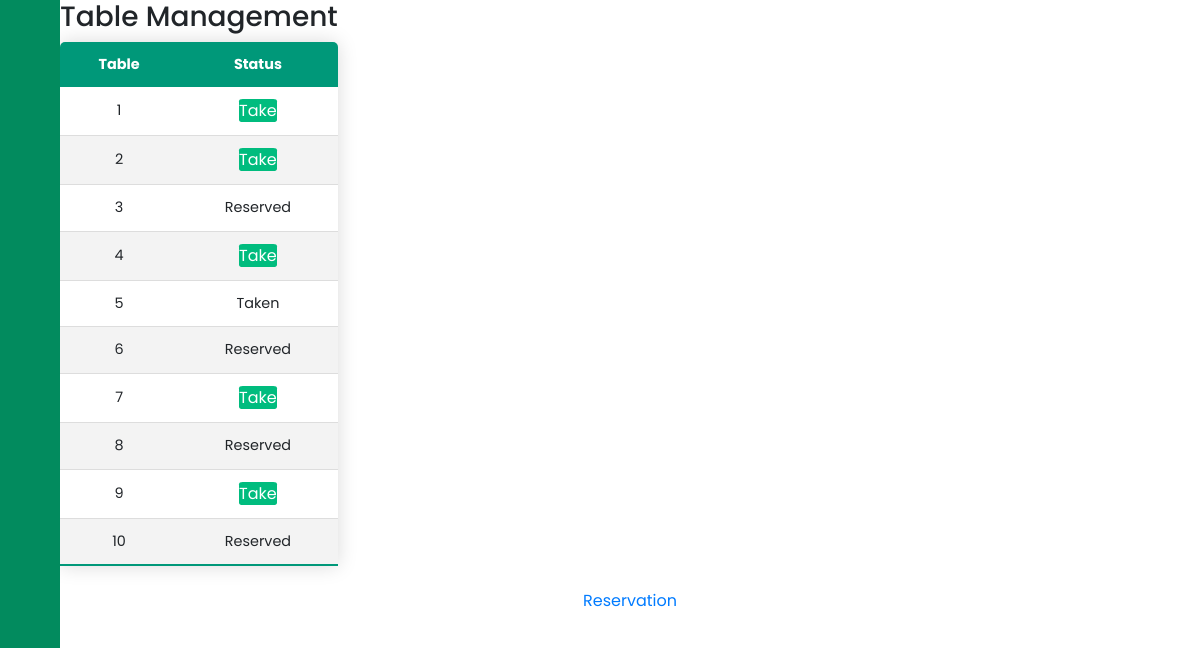
Page /product/place/ (signed in) on the committed database.
### products/models.py (models this page shows, shortened)
class Place(models.Model):
    status = models.IntegerField(blank=True, default=0)
    reserve = models.OneToOneField(
        Customer, blank=True, null=True, on_delete=models.CASCADE)

### products/views.py (the view)
# urls.py: path('place/', place_list, name='place-list'),
def place_list(request):
    if not request.user.is_authenticated:
        return render(request, "t/Login.html", {})
    rec = Pos.place_manage()
    context = {"place": rec}
    return render(request, "t/Table.html", context)

### products/models.py (called while the page is built)
    @staticmethod
    def place_manage():
        return PlaceDB.show_place()

    @staticmethod
    def show_place():
        return Place.objects.all()

### products/templates/t/Table.html
{% extends 't/main.html' %}
{% load static %}
{% block content %}
<div class="main-content" style="display: block" id="102">
  <div id="20001" style="display: block;">
    <div style="display: flex; flex-direction: row;">
      <div class="ngang">
        <table class="content-table">
          <h3>
            <center>Table Management</center>
          </h3>
          <thead>
            <tr>
              <th>
                <center>Table</center>
              </th>
              <th>
                <center>Status</center>
              </th>
            </tr>
          </thead>
          <tbody>
            {% for item in place %}
            <tr>
              <td>
                <center>{{ item.id }}<center>
              </td>
              <td>
                <center>
                  {% if item.status == 0 %}<a class="check" style="text-decoration: none"
                    href="./{{ item.id }}">Take</a>
                  {% elif item.status == 2 %} Reserved
                  {% else %} Taken
                  {% endif %}
                </center>
              </td>
            </tr>
            {% endfor %}
          </tbody>
        </table>
      </div>
    </div>
    <center>
      <div class="btn"><a style="text-decoration: none" href="./reservation">Reservation</a></div>
    </center>
  </div>
</div>
{% endblock content %}

### static/css/main.css (style rules this page uses)
:root { --primaryColor: rgb(0, 188, 126); --primaryHover: rgb(5, 151, 103); --secondaryColor: rgb(0, 26, 80); --secondaryHover: rgb(2, 36, 107); --textColor: rgb(255, 255, 255); --footerBgColor: rgb(29, 29, 29); --paragraphColor: rgb(175, 175, 175); --greyBG: rgb(246, 246, 246); --main-color: #027581; --color-dark: #1D2231; --text-grey: #8390A2; }
* { padding: 0; margin: 0; -webkit-box-sizing: border-box; box-sizing: border-box; font-family: "Poppins", sans-serif; }
html { scroll-behavior: smooth; }
.btn { margin: 1rem 0; }
a { text-decoration: none; }
.main-content { position: relative; margin-left: 240px; transition: margin-left 500ms; display: none; }
@media only screen and (max-width: 1200px) { .main-content { margin-left: 60px; display: none; } }
@media only screen and (max-width: 1200px) { .main-content { width: calc(100% - 60px); display: none; } }
.check { background: var(--primaryColor); color: var(--textColor); border: none; outline: none; border-radius: 10%; padding: auto; font-size: 16px; }
.content-table { border-collapse: collapse; margin: 0px; font-size: 0.9em; min-width: 100%; border-radius: 5px 5px 0 0; overflow: hidden; box-shadow: 0 0 20px rgba(0, 0, 0, 0.15); }
.content-table thead tr { background-color: #009879; color: #ffffff; text-align: left; font-weight: bold; }
.content-table th, .content-table td { padding: 12px 15px; }
.content-table tbody tr { border-bottom: 1px solid #dddddd; }
.content-table tbody tr:nth-of-type(even) { background-color: #f3f3f3; }
.content-table tbody tr:last-of-type { border-bottom: 2px solid #009879; }

### rows in the picture
Place: id "1"
Place: id "2"
Place: id "3", status "Reserved"
Place: id "4"
Place: id "5", status "Taken"
Place: id "6", status "Reserved"
Place: id "7"
Place: id "8", status "Reserved"
Place: id "9"
Place: id "10", status "Reserved"
